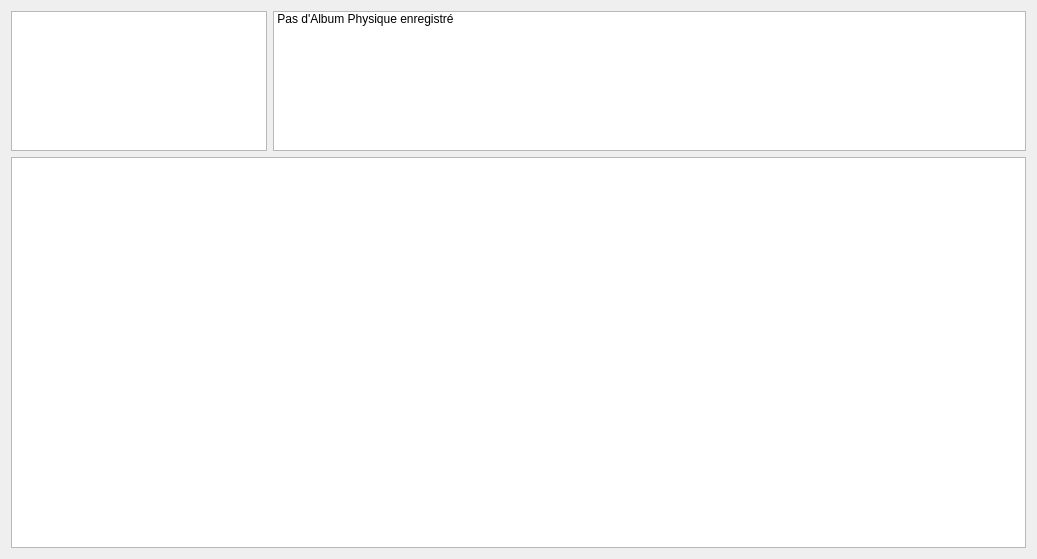
<?xml version="1.0" encoding="UTF-8"?>
<ui version="4.0">
 <class>OngletPhys</class>
 <widget class="QWidget" name="OngletPhys">
  <property name="geometry">
   <rect>
    <x>0</x>
    <y>0</y>
    <width>1037</width>
    <height>559</height>
   </rect>
  </property>
  <property name="windowTitle">
   <string>Form</string>
  </property>
  <layout class="QVBoxLayout" name="verticalLayout">
   <item>
    <layout class="QHBoxLayout" name="horizontalLayout">
     <item alignment="Qt::AlignLeft|Qt::AlignTop">
      <widget class="QListWidget" name="Categories">
       <property name="maximumSize">
        <size>
         <width>16777215</width>
         <height>140</height>
        </size>
       </property>
       <property name="iconSize">
        <size>
         <width>50</width>
         <height>100</height>
        </size>
       </property>
       <property name="viewMode">
        <enum>QListView::IconMode</enum>
       </property>
      </widget>
     </item>
     <item alignment="Qt::AlignTop">
      <widget class="QListWidget" name="Artistes">
       <property name="maximumSize">
        <size>
         <width>16777215</width>
         <height>140</height>
        </size>
       </property>
       <property name="iconSize">
        <size>
         <width>100</width>
         <height>100</height>
        </size>
       </property>
       <property name="movement">
        <enum>QListView::Static</enum>
       </property>
       <property name="isWrapping" stdset="0">
        <bool>false</bool>
       </property>
       <property name="resizeMode">
        <enum>QListView::Adjust</enum>
       </property>
       <property name="viewMode">
        <enum>QListView::IconMode</enum>
       </property>
       <item>
        <property name="text">
         <string>Pas d'Album Physique enregistré</string>
        </property>
       </item>
      </widget>
     </item>
    </layout>
   </item>
   <item>
    <widget class="QTableWidget" name="Albums">
     <property name="selectionMode">
      <enum>QAbstractItemView::NoSelection</enum>
     </property>
     <property name="iconSize">
      <size>
       <width>150</width>
       <height>150</height>
      </size>
     </property>
     <property name="showGrid">
      <bool>false</bool>
     </property>
     <property name="rowCount">
      <number>0</number>
     </property>
     <property name="columnCount">
      <number>8</number>
     </property>
     <attribute name="horizontalHeaderVisible">
      <bool>false</bool>
     </attribute>
     <attribute name="verticalHeaderVisible">
      <bool>true</bool>
     </attribute>
     <column/>
     <column/>
     <column/>
     <column/>
     <column/>
     <column/>
     <column/>
     <column/>
    </widget>
   </item>
  </layout>
 </widget>
 <resources/>
 <connections/>
</ui>
